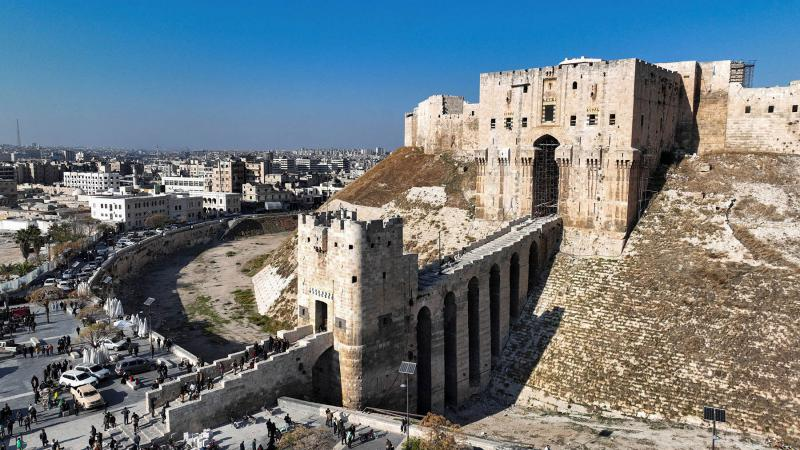
#> input picture Week2/images/aleppo_source.jpg, 800 x 450 px, found by its file name
$ jupyter execute --allow-errors week_2.ipynb   (shell and % lines are left out)
#> lines starting #> are read from the running program, lines starting #| are printed output that depends on the picture
[](https://colab.research.google.com/github/mohammedmka95/Medad-CV-Bootcamp/blob/main/Week2/week_2.ipynb)

<div dir="rtl">

# مسار الرؤية الحاسوبية

**الأسبوع 2: OpenCV ومعالجة الفيديو**

**المُعد:** حسن صوان

**تاريخ الإعداد:** 20/05/2026

---

</div>

<div dir="rtl">

# الأسبوع 2 — OpenCV ومعالجة الفيديو

**من المصفوفات الصامتة إلى الرؤية التفاعلية: تعلّم كيف تجعل الحاسوب يرى ويحلل الصور والفيديو.**

---

</div>

<div dir="rtl">

## لماذا يهمنا هذا الموضوع؟

تُعد مكتبة OpenCV الأداة الأقوى والأكثر شهرة في عالم الرؤية الحاسوبية. بدونها، سنضطر لكتابة كل عملية رياضية على المصفوفات يدوياً. هي المحرك خلف:

**التطبيقات الواقعية:**
- **أنظمة المراقبة الذكية:** تحليل الفيديو المباشر للكشف عن الحركة.
- **التصوير الطبي:** تحسين جودة صور الأشعة (X-ray) وتوضيح التفاصيل.
- **السيارات ذاتية القيادة:** معالجة مجرى الكاميرا لاتخاذ قرارات فورية.
- **الفلاتر التفاعلية:** مثل فلاتر انستغرام وسناب شات التي تعالج وجهك في الوقت الفعلي.

</div>

<div dir="rtl">

## محاور المحاضرة (المفاهيم الأساسية)

| المفهوم | ماذا سنتعلم عنه؟ |
|---|---|
| **OpenCV** | المكتبة البرمجية الأساسية التي سنستخدمها في العمل. |
| **Color Spaces** | كيف يفهم الحاسوب الألوان (مثل RGB  و التدرج الرمادي وHSV). |
| **Image Transformations** | التحويلات الهندسية: (تغيير حجم الصورة، تدويرها، وقصّها). |
| **Drawing & Annotation** | كيفية كتابة نصوص ورسم أشكال هندسية فوق الصورة. |
| **Histogram** | الهيستوغرام: تحليل وتوزيع شدة الإضاءة والسطوع في الصورة. |
| **Binary Operations** | العمليات الثنائية: تحويل الصورة إلى (أسود وأبيض فقط). |
| **Video Processing** | معالجة الفيديو: تشغيل كاميرا الحاسوب والتعامل مع الفيديو. |

</div>

<div dir="rtl">

## 1. فضاءات الألوان (Color Spaces)

فضاء الألوان هو لغة يعبّر بها الحاسوب عن اللون. لكل لغة (فضاء) مميزات تجعل معالجة الصور أسهل في حالات معينة.

---

### أ. التدرج الرمادي (Grayscale)
يحول الصورة الملونة إلى قناة واحدة فقط تمثل "شدة الإضاءة".

**لماذا نستخدمه؟**
- توفير الذاكرة (بيانات أقل بـ 3 مرات).
- تسريع الخوارزميات (لا نحتاج لمعالجة الألوان إذا كان الهدف هو تمييز الأشكال فقط).

</div>

[cell 1]
# @title تفاعل مع السطوع (Brightness)

from ipywidgets import interact, IntSlider, ColorPicker, VBox, Output
import ipywidgets as widgets
from IPython.display import display
import colorsys

color_box_gray = widgets.HTML(
    value='<div style="width: 250px; height: 250px; background-color: rgb(127,127,127); border: 2px solid black; border-radius: 10px;"></div>'
)
def update_gray(gray_val):
    color_box_gray.value = f'<div style="width: 250px; height: 250px; background-color: rgb({gray_val},{gray_val},{gray_val}); border: 2px solid black; border-radius: 10px;"></div>'

interactive_gray = widgets.interactive(
    update_gray,
    gray_val=widgets.IntSlider(min=0, max=255, value=127, description='التدرج الرمادي')
)
#> the sliders are set to gray_val = 127
display(interactive_gray, color_box_gray)

<div dir="rtl">

**أمثلة الاستخدام:** كشف الحواف (Edge Detection)، التعرف على الوجوه، قراءة الرموز البريدية.

---

### ب. نظام RGB
هو النظام الذي تعمل به أعيننا وشاشاتنا. يتكون من الأحمر، الأخضر، والأزرق.

</div>

[cell 2]
# @title صانع الألوان التفاعلي

color_box_rgb = widgets.HTML(
    value='<div style="width: 250px; height: 250px; background-color: rgb(127,127,127); border: 2px solid black; border-radius: 10px;"></div>'
)
def update_color_rgb(r, g, b):
    color_box_rgb.value = f'<div style="width: 250px; height: 250px; background-color: rgb({r},{g},{b}); border: 2px solid black; border-radius: 10px;"></div>'

interactive_rgb = widgets.interactive(
    update_color_rgb,
    r=widgets.IntSlider(min=0, max=255, value=127, description='الأحمر'),
    g=widgets.IntSlider(min=0, max=255, value=127, description='الأخضر'),
    b=widgets.IntSlider(min=0, max=255, value=127, description='الأزرق')
)
#> the sliders are set to r = 127, g = 127, b = 127
display(interactive_rgb, color_box_rgb)

<div dir="rtl">

### ج. نظام HSV (Hue, Saturation, Value)
يفصل هذا النظام "نوع اللون" عن "شدة إضاءته".

**لماذا هو المفضل لكشف الألوان؟**
في RGB، إذا خفتت الإضاءة، تتغير قيم قنوات الألوان الثلاث. في HSV، يظل اللون (Hue) ثابتاً، وفقط قيمة السطوع (Value) هي التي تتغير. هذا يجعل الخوارزمية قادرة على رؤية اللون الأزرق في الظل كما تراه تحت الشمس.

</div>

[cell 3]
# @title عزل الألوان التفاعلي
color_box_hsv = widgets.HTML(
    value='<div style="width: 250px; height: 250px; background-color: rgb(255,0,0); border: 2px solid black; border-radius: 10px;"></div>'
)
def update_color_hsv(h, s, v):
    h_norm = h / 360.0
    s_norm = s / 100.0
    v_norm = v / 100.0
    r_f, g_f, b_f = colorsys.hsv_to_rgb(h_norm, s_norm, v_norm)
    r, g, b = int(r_f * 255), int(g_f * 255), int(b_f * 255)
    color_box_hsv.value = f'<div style="width: 250px; height: 250px; background-color: rgb({r},{g},{b}); border: 2px solid black; border-radius: 10px;"></div>'

interactive_hsv = widgets.interactive(
    update_color_hsv,
    h=widgets.IntSlider(min=0, max=360, value=0, description='اللون (H)'),
    s=widgets.IntSlider(min=0, max=100, value=100, description='التشبع (S)'),
    v=widgets.IntSlider(min=0, max=100, value=100, description='السطوع (V)')
)
#> the sliders are set to h = 0, s = 100, v = 100
display(interactive_hsv, color_box_hsv)

<div dir="rtl">

## 1. كسر الجليد مع OpenCV والتحميل الأول

سنقوم فوراً بتحميل صورتنا الأولى واستخدام OpenCV لعرضها. انتبه جيداً للألوان!

</div>

[cell 4]
import cv2
import numpy as np
import matplotlib.pyplot as plt
import requests

BASE_URL = "https://raw.githubusercontent.com/mohammedmka95/Medad-CV-Bootcamp/main/Week2/images/"

def load_image(filename):
    resp = requests.get(BASE_URL + filename)
    arr = np.frombuffer(resp.content, np.uint8)
    return cv2.imdecode(arr, cv2.IMREAD_COLOR)


# تحميل الصورة
#> (the rest of this cell did not finish here and is left out)

<div dir="rtl">

### ولكن.. لماذا الألوان غير صحيحة؟!

السماء تبدو برتقالية! هل هناك خطأ في الكود؟
لا، هذا ببساطة لأن OpenCV تعتمد نظام **BGR** (أزرق - أخضر - أحمر)، بينما Matplotlib تتوقع الترتيب القياسي **RGB** (أحمر - أخضر - أزرق).

**تذكر:** الصورة في النهاية هي مجرد مصفوفة (Array)، وكل ما حدث هو أننا قرأنا قنوات اللون بترتيب مختلف. انظر للمصفوفة في الرسم التوضيحي:

*(المصدر: pinecone.io)*

لإصلاح هذا، نحتاج لتحويل الترتيب باستخدام `cv2.cvtColor`.

</div>

#> (a cell that did not finish here is left out)

<div dir="rtl">

### التحدي الثاني: كتابة نص عربي

الآن، بعد أن أصلحنا الألوان، لنحاول وضع عنوان عربي للصورة.

</div>

[cell 6]
label ='سماء مدينة حلب'

#> (the rest of this cell did not finish here and is left out)

<div dir="rtl">

لماذا تظهر الحروف هكذا؟ لأن المكتبات الافتراضية لا تدعم خصائص اللغة العربية (الاتجاه، تشكيل الحروف). نحتاج لمكتبات وسيطة مثل `arabic_reshaper` لإعادة تشكيل النص.

</div>

[cell 7]

import arabic_reshaper
from bidi.algorithm import get_display

def fix_arabic(text):
    reshaped_text = arabic_reshaper.reshape(text)
    bidi_text = get_display(reshaped_text)
    return bidi_text

#> (the rest of this cell did not finish here and is left out)

<div dir="rtl">

---

##  فصل قنوات الألوان (Color Channel Splitting)

 الصورة الملونة التي تراها هي في الحقيقةثلاث صور متدرجة رمادية متراكبة فوق بعضها!

كل بكسل في الصورة الملونة يتكون من ثلاث قيم (B, G, R). عندما "تفصل" القنوات، تحصل على ثلاث صور رمادية، كل واحدة تمثل شدة لون معين في كل نقطة من الصورة.

**تشبيه:** تخيل أن لديك ثلاث أوراق شفافة:
- الورقة الأولى مرسوم عليها كل ما هو أزرق في الصورة
- الورقة الثانية مرسوم عليها كل ما هو أخضر
- الورقة الثالثة مرسوم عليها كل ما هو أحمر

عندما تضعهم فوق بعض ➡️ تحصل على الصورة الملونة الكاملة!

**لماذا هذا مفيد؟**
- معالجة قناة واحدة only (مثلاً القناة الحمراء لتشخيص صور شبكية العين)
- كل قناة تحمل معلومات مختلفة — القناة الزرقاء غالباً فيها تشويش أكثر
- تحليل كل قناة على حدة يعطي فهماً أعمق للصورة

</div>

#> (a cell that did not finish here is left out)

<div dir="rtl">

### 💻 تمرين تطبيقي (1): فضاءات الألوان

بفرض أن لديك صورة ملونة باسم `test.jpg` في المجلد الحالي، اكتب كوداً يقوم بالتالي:
1. قراءة الصورة وتخزينها في متغير.
2. تحويل الصورة من نظام `BGR` إلى التدرج الرمادي `Grayscale`.
3. فصل قنوات الصورة الملونة إلى (B, G, R)، ثم اعرض **القناة الخضراء (G)** فقط.

</div>

[cell 9]
# اكتب الكود هنا

<div dir="rtl">

## 2. التحويلات الهندسية (Image Transformations)

معالجة الصور لا تقتصر على الألوان فقط، بل تشمل التحكم في الأبعاد والزوايا. أهم هذه العمليات هي:

### أ. تغيير الحجم (Resizing)
نستخدم `cv2.resize` لتكبير أو تصغير الصورة.

### ب. القص (Cropping)
بما أن الصورة مصفوفة NumPy، فإن القص يتم ببساطة عبر تقطيع المصفوفة (Slicing).

### ج. التدوير (Rotation)
نستخدم مصفوفة الدوران `cv2.getRotationMatrix2D` ثم نطبقها باستخدام `cv2.warpAffine`.

</div>

#> (a cell that did not finish here is left out)

<div dir="rtl">

### ب. تغيير الحجم (Resizing)
نستخدم `cv2.resize` لتكبير أو تصغير الصورة. يمكن تحديد الأبعاد الجديدة يدوياً أو بنسبة مئوية.

**لماذا نغير الحجم؟**
- توحيد أبعاد الصور قبل إدخالها لنماذج الذكاء الاصطناعي
- تصغير الصور الكبيرة لتوفير الذاكرة وتسريع المعالجة
- تكبير الصور الصغيرة لرؤية التفاصيل

</div>

#> (a cell that did not finish here is left out)

[cell 12]
# @title مثال تفاعلي: تغيير الحجم بنسبة مئوية
def resize_image(scale_percent):
    """تغيير حجم الصورة بنسبة مئوية من الأصل"""
    scale = scale_percent / 100.0
    new_w = int(img_rgb.shape[1] * scale)
    new_h = int(img_rgb.shape[0] * scale)
    resized = cv2.resize(img_rgb, (new_w, new_h))

    plt.figure(figsize=(8, 6))
    plt.imshow(resized)
    plt.title(fix_arabic(f'نسبة التكبير: {scale_percent}%  |  الأبعاد: {new_w}×{new_h}'))
    plt.axis('off')
    plt.show()

interact(resize_image, scale_percent=IntSlider(min=10, max=200, step=10, value=100, description=f'{fix_arabic("نسبة التحجيم %")}'))
#> (the call stopped at in fix_arabic, `reshaped_text = arabic_reshaper.reshape(text)`: arabic_reshaper is not available in this run)
#> the sliders are set to angle = 0

<div dir="rtl">

### ج. التدوير (Rotation)
يتم التدوير بخطوتين:
1. بناء مصفوفة التدوير `cv2.getRotationMatrix2D(المركز, الزاوية, مقياس_التكبير)`
2. تطبيق المصفوفة على الصورة باستخدام `cv2.warpAffine`

**ملاحظة:** الزاوية الموجبة تعني عكس عقارب الساعة.

</div>

#> (a cell that did not finish here is left out)

[cell 14]
# @title مثال تفاعلي: تدوير حر بالدرجات
def rotate_image(angle):
    """تدوير الصورة بزاوية محددة (بالدرجات)"""
    (h, w) = img_rgb.shape[:2]
    center = (w // 2, h // 2)
    M = cv2.getRotationMatrix2D(center, angle, 1.0)
    rotated = cv2.warpAffine(img_rgb, M, (w, h))

    plt.figure(figsize=(7, 7))
    plt.imshow(rotated)
    plt.title(fix_arabic("الزاوية"))
    plt.axis('off')
    plt.show()

#> (the rest of this cell did not finish here and is left out)

<div dir="rtl">

### د. الانعكاس (Flipping)
عملية بسيطة لعكس الصورة أفقياً أو عمودياً أو كليهما باستخدام `cv2.flip`.

| الوسيط | المعنى |
|---|---|
| `0` | انعكاس عمودي (حول المحور الأفقي) |
| `1` | انعكاس أفقي (حول المحور العمودي — كالمرآة) |
| `-1` | انعكاس عمودي وأفقي معاً |

</div>

#> (a cell that did not finish here is left out)

<div dir="rtl">

### 💻 تمرين تطبيقي (2): التحويلات الهندسية

لديك صورة بأبعاد كبيرة جداً ونريد تجهيزها لإدخالها في نموذج ذكاء اصطناعي. اكتب كوداً يقوم بالتالي:
1. تغيير أبعاد الصورة (Resize) لتصبح $300 \times 300$ بكسل.
2. تدوير الصورة بزاوية 90 درجة باتجاه عقارب الساعة.
3. قص (Crop) منتصف الصورة تماماً ليصبح بأبعاد $100 \times 100$.

</div>

[cell 16]
# اكتب الكود هنا

<div dir="rtl">

## 3. الرسم والتعليق على الصور (Drawing & Annotation)

الرسم على الصور مهارة أساسية لتوضيح النتائج (مثل تحديد موقع وجه أو كتابة نص يصف كائناً في الصورة). في مكتبة OpenCV، تقوم دوال الرسم بتعديل الصورة مباشرة (In-place)، لذلك من الأفضل دائماً أخذ **نسخة (Copy)** من الصورة الأصلية قبل الرسم عليها لتجنب تخريبها.

إليك شرح لأهم دوال الرسم وشكل التعليمة (Syntax) الخاصة بها:

### 1. رسم خط (Line)
* **شكل التعليمة:**
  `cv2.line(img, pt1, pt2, color, thickness)`
* **شرح المدخلات:**
  * `img`: الصورة التي سنرسم عليها.
  * `pt1`: إحداثيات نقطة البداية للخط `(x1, y1)`.
  * `pt2`: إحداثيات نقطة النهاية للخط `(x2, y2)`.
  * `color`: لون الخط بنظام `(R, G, B)`.
  * `thickness`: سماكة الخط بالبكسل.

### 2. رسم مستطيل (Rectangle)
* **شكل التعليمة:**
  `cv2.rectangle(img, pt1, pt2, color, thickness)`
* **شرح المدخلات:**
  * `img`: الصورة.
  * `pt1`: إحداثيات الزاوية العلوية اليسرى للمستطيل `(x1, y1)`.
  * `pt2`: إحداثيات الزاوية السفلية اليمنى للمستطيل `(x2, y2)`.
  * `color`: اللون `(R, G, B)`.
  * `thickness`: السماكة. **(ملاحظة: إذا وضعت القيمة `-1` سيتم تلوين المستطيل بالكامل من الداخل)**.

### 3. رسم دائرة (Circle)
* **شكل التعليمة:**
  `cv2.circle(img, center, radius, color, thickness)`
* **شرح المدخلات:**
  * `img`: الصورة.
  * `center`: إحداثيات مركز الدائرة `(x, y)`.
  * `radius`: طول نصف القطر بالبكسل.
  * `color`: اللون `(R, G, B)`.
  * `thickness`: السماكة (أيضاً القيمة `-1` ترسم دائرة ممتلئة).

### 4. كتابة نص (Text)
* **شكل التعليمة:**
  `cv2.putText(img, text, org, fontFace, fontScale, color, thickness, lineType)`
* **شرح المدخلات:**
  * `img`: الصورة.
  * `text`: النص المراد كتابته (يجب أن يكون باللغة الإنجليزية، OpenCV لا تدعم العربية مباشرة).
  * `org`: الإحداثيات المرجعية للنص (الزاوية السفلية اليسرى لأول حرف) `(x, y)`.
  * `fontFace`: نوع الخط (مثل `cv2.FONT_HERSHEY_SIMPLEX`).
  * `fontScale`: حجم الخط (مقياس التكبير).
  * `color`: اللون `(R, G, B)`.
  * `thickness`: سماكة حروف النص.
  * `lineType`: نوع حواف الخط (يُفضل استخدام `cv2.LINE_AA` لجعل حواف النص ناعمة وواضحة).

</div>

#> (a cell that did not finish here is left out)


# تحويل الألوان ليتم عرضها بشكل صحيح في Matplotlib
canvas = cv2.cvtColor(canvas, cv2.COLOR_BGR2RGB)

# نأخذ نسخة من الصورة كي نرسم عليها ولا نخرب الصورة الأصلية
draw_img = canvas.copy()

# ==========================================
# 1. رسم خط (Line)
# ==========================================
# (0,0): نقطة البداية في الزاوية العلوية اليسرى
# (draw_img.shape[1], draw_img.shape[0]): نقطة النهاية في الزاوية السفلية اليمنى
# (255, 255, 255): لون أبيض نقي
# 2: سماكة الخط 2 بكسل
cv2.line(draw_img, (0, 0), (draw_img.shape[1], draw_img.shape[0]), (255, 255, 255), 2)

# ==========================================
# 2. رسم مستطيل (Rectangle)
# ==========================================
# (800, 700): الزاوية العلوية اليسرى للمستطيل
# (1000, 350): الزاوية السفلية اليمنى للمستطيل
# (0, 255, 0): اللون الأخضر (لأننا نعمل بنظام RGB الآن)
# 5: سماكة إطار المستطيل 5 بكسل
cv2.rectangle(draw_img, (800, 700), (1000, 350), (0, 255, 0), 5)

# ==========================================
# 3. رسم دائرة (Circle)
# ==========================================
# (300, 225): إحداثيات مركز الدائرة (x=300, y=225)
# 50: طول نصف القطر 50 بكسل
# (255, 0, 0): اللون الأحمر
# -1: هذه القيمة تعني أن الدائرة ستكون ممتلئة (Filled) بالكامل من الداخل بدلاً من رسم إطار فقط
cv2.circle(draw_img, (300, 225), 50, (255, 0, 0), -1)

# ==========================================
# 4. كتابة نص (Text)
# ==========================================
# "front door": النص الذي سيتم طباعته
# (820, 320): إحداثيات بداية النص
# cv2.FONT_HERSHEY_SIMPLEX: نوع الخط المستخدم
# 1: حجم الخط (مقياس التكبير)
# (255, 255, 0): اللون الأصفر (مزيج بين الأحمر والأخضر)
# 3: سماكة خط الحروف
# cv2.LINE_AA: تقنية (Anti-Aliasing) لتنعيم حواف النص وجعله يبدو أجمل
cv2.putText(draw_img, "front door", (820, 320), cv2.FONT_HERSHEY_SIMPLEX, 1, (255, 255, 0), 3, cv2.LINE_AA)

# ==========================================
# 5. عرض النتيجة النهائية
# ==========================================
plt.figure(figsize=(10, 6))
plt.imshow(draw_img)
plt.title(fix_arabic('الرسم على الصور: خط، مستطيل، دائرة، ونص')) # بافتراض وجود دالة fix_arabic
plt.axis('off') # إخفاء المحاور لرؤية الصورة بشكل أوضح
plt.show()

<div dir="rtl">

## 4. الهيستوغرام: كيف يحلل الحاسوب الإضاءة؟

الهيستوغرام هو أداة إحصائية تحول المصفوفة ثنائية الأبعاد (الصورة) إلى توزيع إحصائي أحادي البعد.

**كيف يتم بناؤه؟**
تخيل أن الحاسوب يمر بماسح ضوئي على كل بكسل في الصورة. في كل مرة يجد فيها بكسل بقيمة معينة، يقوم بإضافة علامة في العمود المقابل لتلك القيمة في الرسم البياني.

انظر لهذا العرض المتحرك الذي يشرح العملية بدقة:

### مثال واقعي: الفرق بين النهار والليل
يختلف شكل منحنى الهيستوغرام بشكل كبير حسب إضاءة المشهد. في الصور الليلية، تتركز البيانات في اليسار (قيم منخفضة)، بينما في الصور النهارية، تتوزع البيانات نحو اليمين.

</div>

[cell 18]
def plot_hist_side_by_side(filename, title):
    img = load_image(filename)
    img = cv2.resize(img, (600, 400))
    gray = cv2.cvtColor(img, cv2.COLOR_BGR2GRAY)
    hist = cv2.calcHist([gray], [0], None, [256], [0, 256])

    plt.figure(figsize=(12, 4))
    plt.subplot(1, 2, 1); plt.imshow(cv2.cvtColor(img, cv2.COLOR_BGR2RGB)); plt.axis('off'); plt.title(fix_arabic(title))
    plt.subplot(1, 2, 2); plt.plot(hist, color='black'); plt.fill_between(range(256), hist.flatten(), color='gray', alpha=0.3); plt.title(fix_arabic('الهيستوغرام'))
    plt.show()

plot_hist_side_by_side('day_time.jpg', 'صورة نهارية')
#> (the call stopped at in load_image, `resp = requests.get(BASE_URL + filename)`: the network is not available in this run)
plot_hist_side_by_side('Night_time.png', 'صورة ليلية')
#> (the call stopped at in load_image, `resp = requests.get(BASE_URL + filename)`: the network is not available in this run)

<div dir="rtl">

## 5. مطابقة الهيستوغرام (Histogram Matching)

**ما هي الفائدة؟**
أحياناً نريد توحيد مظهر عدة صور ملتقطة في ظروف إضاءة مختلفة. مطابقة الهيستوغرام هي عملية تعديل بكسلات صورة (Source) لتأخذ نفس التوزيع الإحصائي لصورة أخرى (Reference).

**التطبيقات:**
- توحيد صور الأقمار الصناعية الملتقطة في أوقات مختلفة.
- توحيد الصور الطبية لتسهيل التشخيص الآلي (مثل توحيد إضاءة وألوان صور شبكية العين المأخوذة بكاميرات مختلفة).

### كيف نقوم بذلك برمجياً؟
لأن مكتبة `OpenCV` لا تحتوي على دالة مباشرة وبسيطة لمطابقة الهيستوغرام، نلجأ عادةً في بايثون إلى مكتبة معالجة الصور الشهيرة `scikit-image`، والتي توفر دالة جاهزة وممتازة لهذا الغرض وهي `match_histograms`.

* **شكل التعليمة:**
  `matched_image = exposure.match_histograms(image, reference, channel_axis=-1)`

* **شرح المدخلات:**
  * `image`: الصورة الأصلية (Source) التي نريد تعديل إضاءتها وألوانها.
  * `reference`: الصورة المرجعية (Reference) التي نريد أن نقلّد توزيع الإضاءة فيها.
  * `channel_axis`: نمرر القيمة `-1` لنخبر الدالة أن الصورة ملونة ولها قنوات (RGB) ويجب مطابقة كل قناة لونية على حدة.

</div>

<div dir="rtl">

</div>

<div dir="rtl">
الصور في السطر الثاني نرى ان الهيستوغرام تم  مطابقته مع الصورة الاولى العليا اليسرى

</div>

<div dir="rtl">
الصور ذات الهيستوغرام المطابق اسهل في المعالجة فيما بعد  مثال اختيار العتبات  .. الخ
</div>

[cell 19]
import cv2
import matplotlib.pyplot as plt

# استدعاء أداة مطابقة الهيستوغرام من مكتبة scikit-image
from skimage import exposure

# ==========================================
# 1. قراءة الصور (الصورة الأصلية والمرجعية لمدينة حلب)
# ==========================================
# الصورة الأصلية (التي نريد تعديل ألوانها وإضاءتها)
src_img = cv2.imread('aleppo_source.jpg')
#> src_img is the input picture: shape (450, 800, 3); mean B, G, R 128.3, 122.7, 112
src_img = cv2.cvtColor(src_img, cv2.COLOR_BGR2RGB)

# الصورة المرجعية (التي تحمل الإضاءة والألوان المطلوبة)
ref_img = cv2.imread('aleppo_ref.jpg')
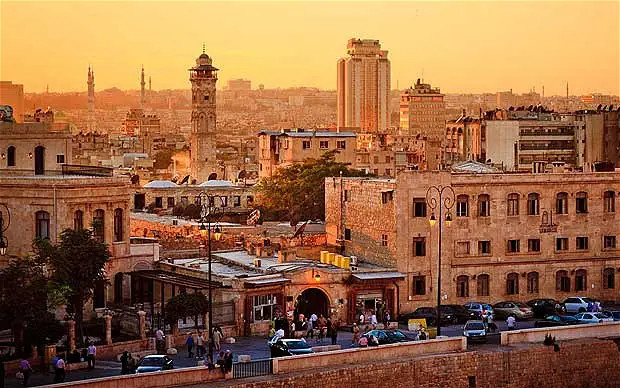
#> input picture Week2/images/aleppo_ref.jpg, 620 x 388 px, found by its file name
#> ref_img is the input picture: shape (388, 620, 3); mean B, G, R 69.9, 105.6, 153.1
ref_img = cv2.cvtColor(ref_img, cv2.COLOR_BGR2RGB)

# ==========================================
# 2. تطبيق مطابقة الهيستوغرام
# ==========================================
# نمرر الصورة المراد تعديلها، ثم الصورة المرجعية
# نستخدم channel_axis=-1 لأن صورنا ملونة (3 قنوات)
matched_img = exposure.match_histograms(src_img, ref_img, channel_axis=-1)
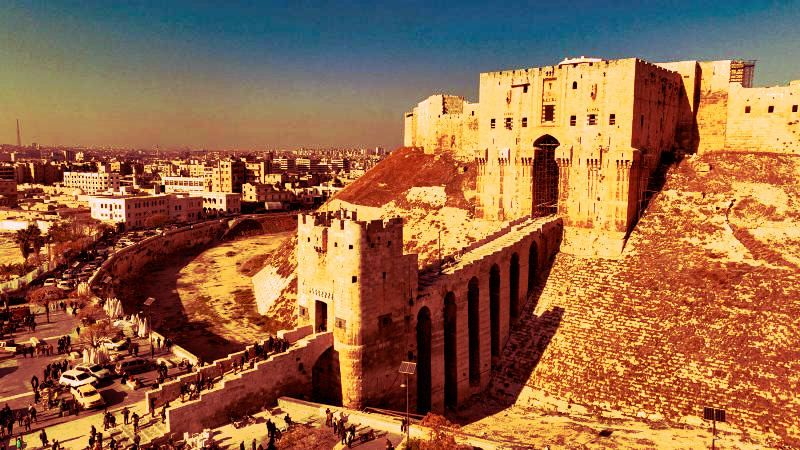
#> matched_img: shape (450, 800, 3); mean R, G, B 152.8, 105.3, 69.5

# ==========================================
# 3. عرض النتائج للمقارنة
# ==========================================
#> (the rest of this cell did not finish here and is left out)
